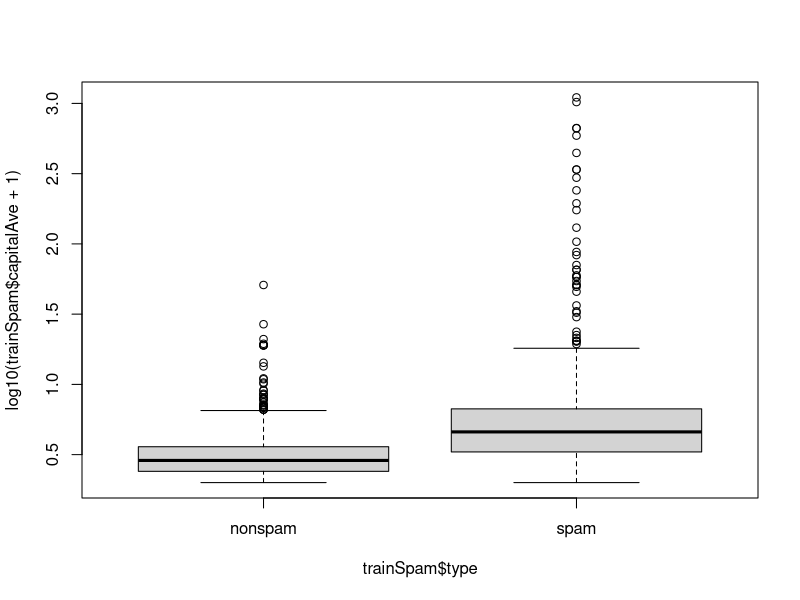
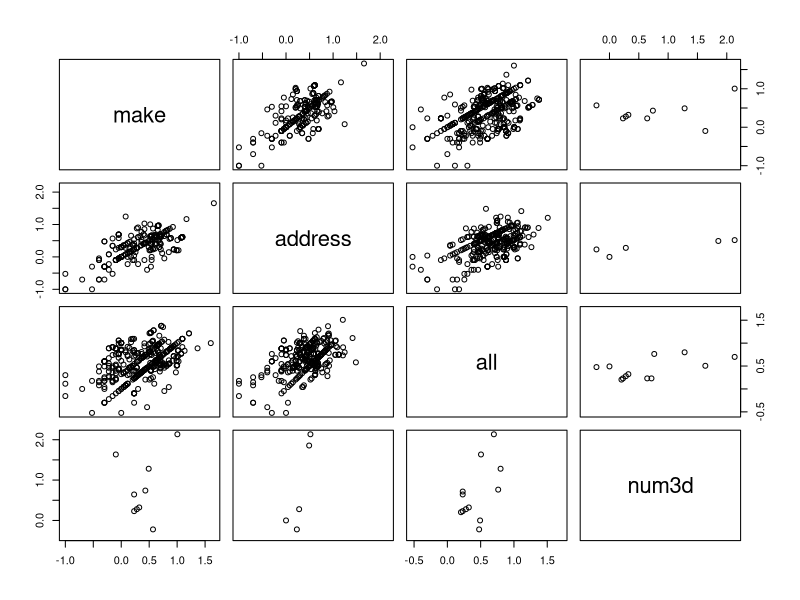
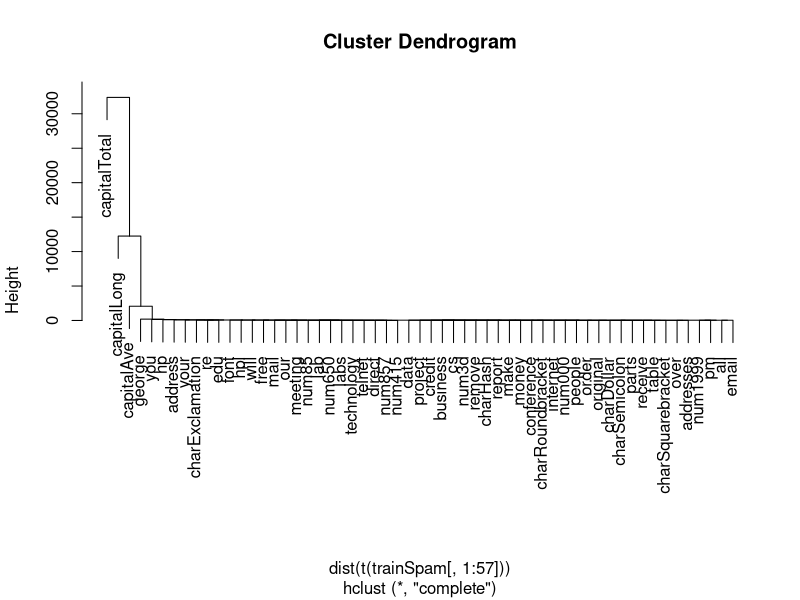
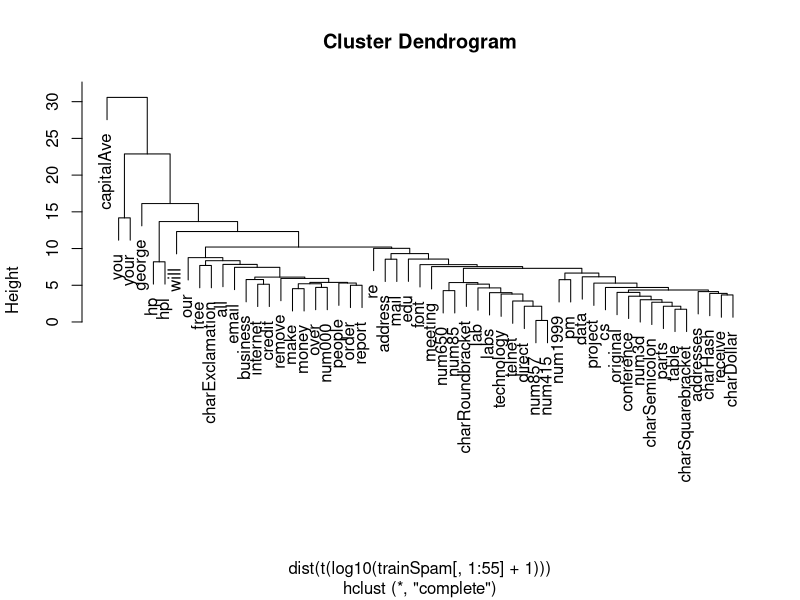

Write R code to recreate these figures, in order.
## ---- chunk 1
library(kernlab)
data(spam)
## ---- chunk 2
#perform the subsampling

trainIndicator = rbinom(4601, size = 1, prob = 0.5)
table(trainIndicator)
## ---- chunk 3
trainSpam = spam[trainIndicator == 1,]
testSpam = spam[trainIndicator == 0, ]
## ---- chunk 4
head(trainSpam)
## ---- chunk 5
table(trainSpam$type)
## ---- chunk 6
plot(log10(trainSpam$capitalAve + 1) ~ trainSpam$type)
## ---- chunk 7
plot(log10(trainSpam[,1:4]) + 1)
## ---- chunk 8
hCluster <- hclust(dist(t(trainSpam[,1:57])))
plot(hCluster)
## ---- chunk 9
hClusterUpdated <- hclust(dist(t(log10(trainSpam[,1:55] + 1))))
plot(hClusterUpdated)
## ---- chunk 10
trainSpam$numtype = as.numeric(trainSpam$type) - 1
costFunction = function(x,y) sum(x != (y > 0.5))
cvError = rep(NA,55)

library(boot)

for(i in 1:55){
  lm = reformulate(names(trainSpam)[i], response = "numtype")
  glmFit = glm(lm, family = "binomial", data = trainSpam)
  cvError[i] = cv.glm(trainSpam, glmFit, costFunction, 2)$delta[2]
}
## ---- chunk 11
names(trainSpam)[which.min(cvError)]
## ---- chunk 12
#Use the best predictor from the group
model <- glm(numtype ~ charDollar, family = "binomial", data = trainSpam)

#Get predictions on the test data
predTest <- predict(model, testSpam)
predSpam <- rep("nonspam", dim(testSpam)[1])

#Classify as spam for those with prob > 0.5
predSpam[model$fitted > 0.5] = "spam"
## ---- chunk 13
table(predSpam, testSpam$type)
## ---- chunk 14
#Error rate

(90 + 420) / (1345 + 420 + 90 + 464)
